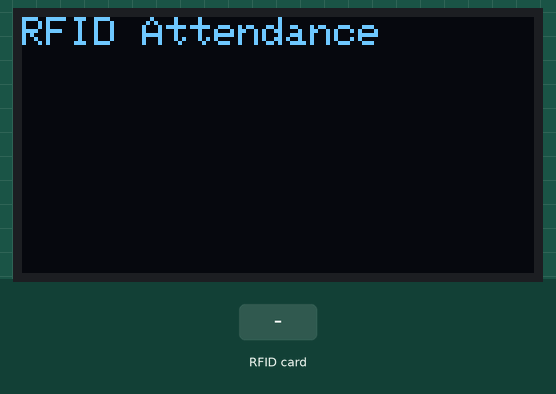
A sketch run on a simulated Arduino Uno, built with avr-gcc and run on an emulated ATmega328P. Parts: 128×64 one-colour display. Inputs (shaded band) come from the test bench. The local clock reads 2024-03-15 10:24:30 at power-on unless the sketch sets it; what the sketch prints to the serial monitor is not drawn.

Above: at 3.3 s.
3.4 s: RFID card A1 B2 C3 D4 held to the reader
At 4.6 s:
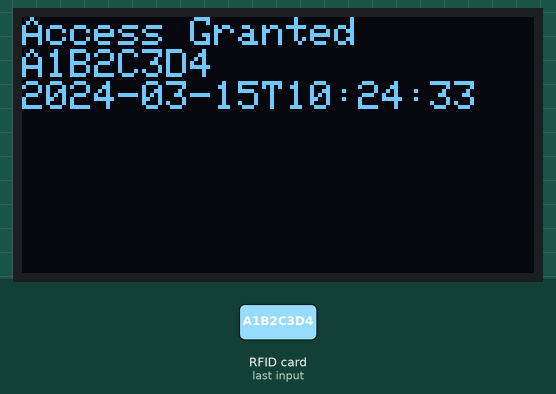
4.9 s: RFID card 11 22 33 44 held to the reader
At 6.3 s:
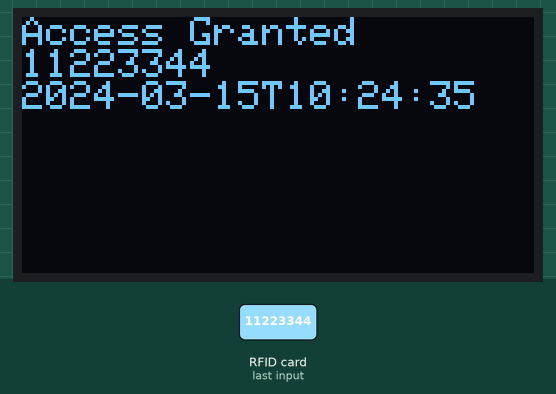
6.9 s: RFID card DE AD BE EF held to the reader
At 8.0 s:
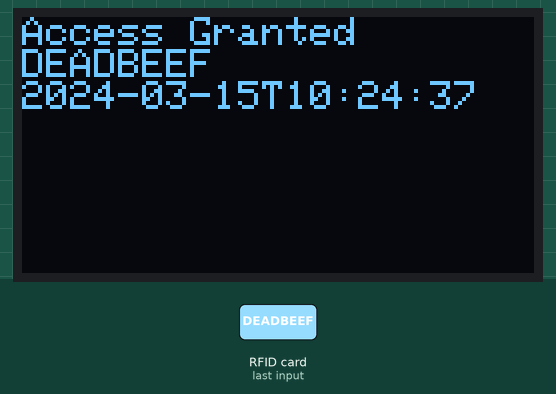
9.0 s: RFID card 5E 7A 19 C4 held to the reader
At 10.8 s:
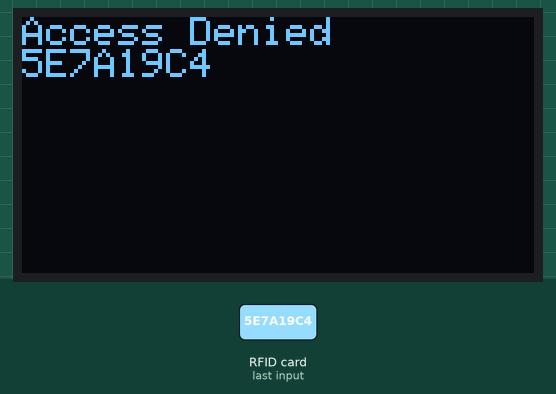
Timing chart, 0 to 12.0 s (numbered marks = the images above; inputs shaded):
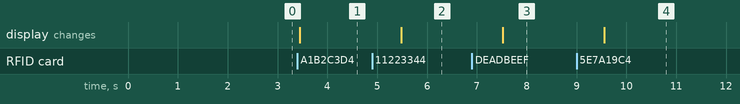

The sketch:

RFID_Attendance.ino
```cpp
// RFID Attendance System with Arduino, RTC, and OLED
// Based on: Random Nerd Tutorials - https://randomnerdtutorials.com/arduino-time-attendance-system-with-rfid/

#include <SPI.h>
#include <MFRC522.h>
#include <Wire.h>
#include "RTClib.h"
#include <Adafruit_SSD1306.h>

// Pin Configurations
#define SS_PIN 10
#define RST_PIN 9
#define OLED_RESET -1

MFRC522 rfid(SS_PIN, RST_PIN);
RTC_DS3231 rtc;
Adafruit_SSD1306 display(OLED_RESET);

// Replace with your card UIDs
String authorizedUIDs[] = {"A1B2C3D4", "11223344", "DEADBEEF"};

void setup() {
  Serial.begin(9600);
  SPI.begin();
  rfid.PCD_Init();
  rtc.begin();

  if (!display.begin(SSD1306_SWITCHCAPVCC, 0x3C)) {
    Serial.println(F("OLED init failed"));
    while (1);
  }

  display.clearDisplay();
  display.setTextSize(1);
  display.setTextColor(WHITE);
  display.setCursor(0, 0);
  display.println("RFID Attendance");
  display.display();
  delay(2000);
}

void loop() {
  if (!rfid.PICC_IsNewCardPresent() || !rfid.PICC_ReadCardSerial()) return;

  String uid = getUID();

  display.clearDisplay();
  display.setCursor(0, 0);

  if (isAuthorized(uid)) {
    DateTime now = rtc.now();
    String timestamp = now.timestamp();
    display.println("Access Granted");
    display.println(uid);
    display.println(timestamp);
    Serial.print("UID: ");
    Serial.print(uid);
    Serial.print(" - Time: ");
    Serial.println(timestamp);
  } else {
    display.println("Access Denied");
    display.println(uid);
  }

  display.display();
  delay(2000);
  rfid.PICC_HaltA();
}

// Helper: Get UID as string
String getUID() {
  String content = "";
  for (byte i = 0; i < rfid.uid.size; i++) {
    content.concat(String(rfid.uid.uidByte[i] < 0x10 ? "0" : ""));
    content.concat(String(rfid.uid.uidByte[i], HEX));
  }
  content.toUpperCase();
  return content;
}

// Helper: Check UID against list
bool isAuthorized(String uid) {
  for (String id : authorizedUIDs) {
    if (uid == id) return true;
  }
  return false;
}
```

Measured:
- after the input at 3.4 s, the display: changes after 0.05 s (image 1)
- after the input at 4.9 s, the display: changes after 0.59 s (image 2)
- after the input at 6.9 s, the display: changes after 0.62 s (image 3)
- after the input at 9.0 s, the display: changes after 0.56 s (image 4)
